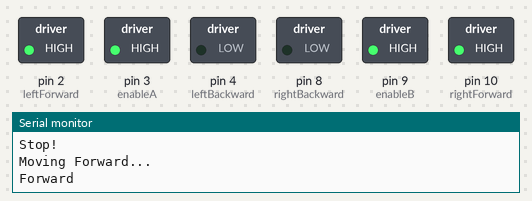
Simulated run of this sketch. Board: Arduino Uno, built with avr-gcc and run on an emulated ATmega328P. Shown: switched loads named in the sketch (green lamp = pin HIGH), the last lines printed to the serial monitor.

Above: at 1.5 s.
At 4.5 s:
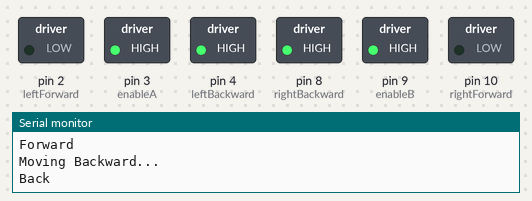
At 7.5 s:
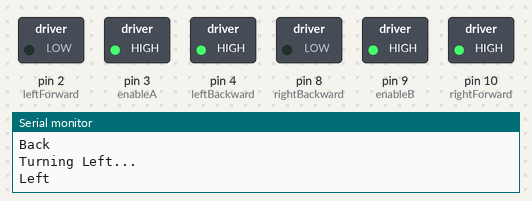
At 10.5 s:
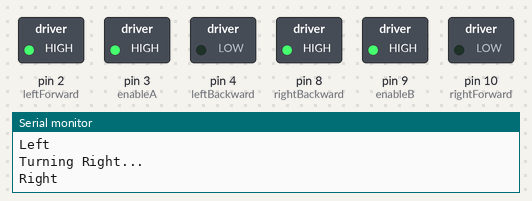
At 13.5 s:
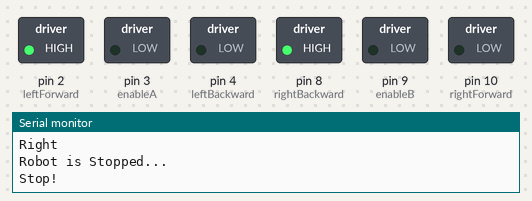
Timing chart, 0 to 19.5 s (numbered marks = the images above):
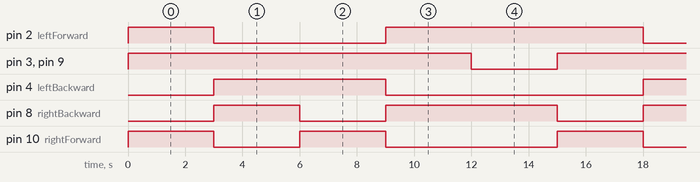

The sketch:

RemoteControlArduinoCarTestProgram.ino
```cpp
/*

  Created By: Divyank Shah
  9th June 2021
  Remote Control Arduino Car Test Program

  The following program will move forward, backward, turn left, turn right with 3 second intervals
  between each movement.

*/

//Motor Configuration (Should Reflect Wiring Done Eariler)
//Responsible for Motor Speed
#define enableA 3
#define enableB 9
//Responsible for Movement on LEFT Motor
#define leftForward 2
#define leftBackward 4
//Responsible for Movement on RIGHT Motorv
#define rightBackward 8
#define rightForward 10
//Speed that robot will move at (0 - 255)
#define robotSpeed 255

//Moving Forward
void forward(){
  analogWrite(enableA, robotSpeed);
  analogWrite(enableB, robotSpeed);
  digitalWrite(leftForward, HIGH);
  digitalWrite(leftBackward, LOW);
  digitalWrite(rightBackward, LOW);
  digitalWrite(rightForward, HIGH);
  Serial.println("Forward");
}

//Moving Backward
void backward() {
  analogWrite(enableA, robotSpeed);
  analogWrite(enableB, robotSpeed);
  digitalWrite(leftForward, LOW);
  digitalWrite(leftBackward, HIGH);
  digitalWrite(rightBackward, HIGH);
  digitalWrite(rightForward, LOW);
  Serial.println("Back");
}

//Turning Left
void left() {
  analogWrite(enableA, robotSpeed);
  analogWrite(enableB, robotSpeed);
  digitalWrite(leftForward, LOW);
  digitalWrite(leftBackward, HIGH);
  digitalWrite(rightBackward, LOW);
  digitalWrite(rightForward, HIGH);
  Serial.println("Left");
}

//Turning Right
void right() {
  analogWrite(enableA, robotSpeed);
  analogWrite(enableB, robotSpeed);
  digitalWrite(leftForward, HIGH);
  digitalWrite(leftBackward, LOW);
  digitalWrite(rightBackward, HIGH);
  digitalWrite(rightForward, LOW);
  Serial.println("Right");
}

//Stopped Car
void brake() {
  digitalWrite(enableA, LOW);
  digitalWrite(enableB, LOW);
  Serial.println("Stop!");
}

//Define all pins as output
//Brake car to ensure it is not moving when starting
void setup() {
  Serial.begin(9600);
  pinMode(enableA, OUTPUT);
  pinMode(enableB, OUTPUT);
  pinMode(leftForward, OUTPUT);
  pinMode(leftBackward, OUTPUT);
  pinMode(rightBackward, OUTPUT);
  pinMode(rightForward, OUTPUT);
  brake();
}

void loop() {
  Serial.println("Moving Forward...");
  forward();
  delay(3000);

  Serial.println("Moving Backward...");
  backward();
  delay(3000);

  Serial.println("Turning Left...");
  left();
  delay(3000);

  Serial.println("Turning Right...");
  right();
  delay(3000);

  Serial.println("Robot is Stopped...");
  brake();
  delay(3000);
}
```

Measured:
- by itself, pin 2 (leftForward): repeats every 15.0 s: LOW 6.0 s, HIGH 9.0 s
- by itself, pin 3 (enableA), pin 9 (enableB): alternates HIGH for 12.0 s and LOW for 3.0 s
- by itself, pin 4 (leftBackward): alternates HIGH for 6.0 s and LOW for 9.0 s
- by itself, pin 8 (rightBackward): repeats every 15.0 s: LOW 3.0 s, HIGH 6.0 s, LOW 3.0 s, HIGH 3.0 s
- by itself, pin 10 (rightForward): repeats every 15.0 s: LOW 3.0 s, HIGH 3.0 s, LOW 6.0 s, HIGH 3.0 s
